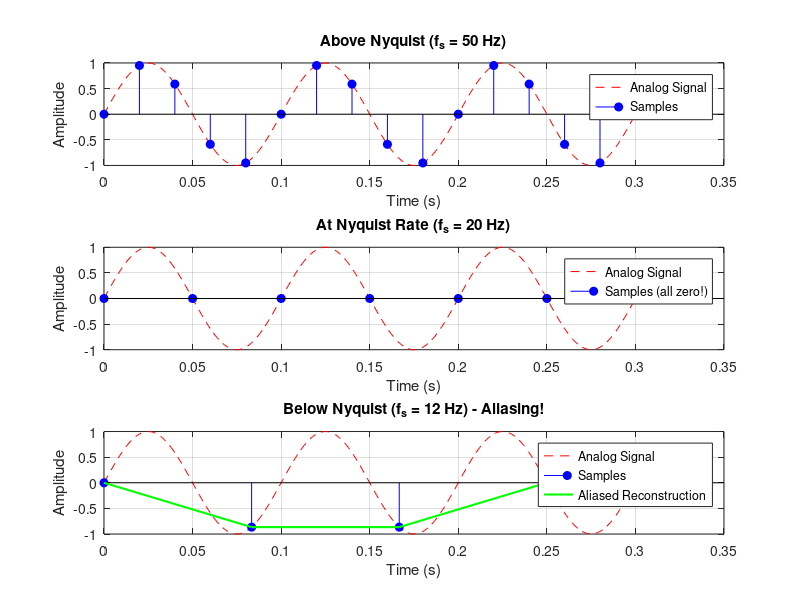

MATLAB code to generate this figure:
% --- Problem 4: Sampling of Analog Signal ---
clc; clear; close all;
f = 10;               % Frequency of the sine wave (10 Hz)
T = 0.3;              % Total duration to observe (0.3 seconds)

% 1. Create a "Continuous-time" reference (Very high sampling rate)
t_fine = 0:0.001:T;
x_cont = sin(2 * pi * f * t_fine);

% 2. Define Sampling Frequencies
fs_nyquist = 2 * f;     % Nyquist Rate (Exactly 20 Hz)
fs_above = 5 * f;       % Above Nyquist (50 Hz)
fs_below = 1.2 * f;     % Below Nyquist (12 Hz) - Will cause Aliasing

% 3. Generate Sampled Time Vectors
t_nyquist = 0 : 1/fs_nyquist : T;
t_above   = 0 : 1/fs_above : T;
t_below   = 0 : 1/fs_below : T;

% 4. Sample the Signal
x_nyquist = sin(2 * pi * f * t_nyquist);
x_above   = sin(2 * pi * f * t_above);
x_below   = sin(2 * pi * f * t_below);

% 5. Quantify the Nyquist-rate degenerate case
fprintf('Max |amplitude| of Nyquist-rate samples: %.2e (vs signal amplitude 1)\n', max(abs(x_nyquist)));
fprintf('--> Samples land exactly on zero-crossings; the signal is invisible at fs = 2f.\n');

% --- Plotting ---
figure('Name', 'Problem 4: Sampling Theorem');

% Above Nyquist (Over-sampling)
subplot(3,1,1);
plot(t_fine, x_cont, 'r--'); hold on;
stem(t_above, x_above, 'filled', 'b');
title(['Above Nyquist (f_s = ', num2str(fs_above), ' Hz)']);
legend('Analog Signal', 'Samples');
xlabel('Time (s)'); ylabel('Amplitude'); grid on;

% At Nyquist Rate
subplot(3,1,2);
plot(t_fine, x_cont, 'r--'); hold on;
stem(t_nyquist, x_nyquist, 'filled', 'b');
title(['At Nyquist Rate (f_s = ', num2str(fs_nyquist), ' Hz)']);
legend('Analog Signal', 'Samples (all zero!)');
xlabel('Time (s)'); ylabel('Amplitude'); grid on;

% Below Nyquist (Under-sampling / Aliasing)
subplot(3,1,3);
plot(t_fine, x_cont, 'r--'); hold on;
stem(t_below, x_below, 'filled', 'b');
plot(t_below, x_below, 'g', 'LineWidth', 1.5);
title(['Below Nyquist (f_s = ', num2str(fs_below), ' Hz) - Aliasing!']);
legend('Analog Signal', 'Samples', 'Aliased Reconstruction');
xlabel('Time (s)'); ylabel('Amplitude'); grid on;
